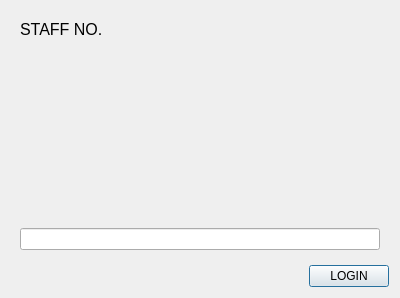
<?xml version="1.0" encoding="UTF-8"?>
<ui version="4.0">
 <class>Dialog</class>
 <widget class="QDialog" name="Dialog">
  <property name="geometry">
   <rect>
    <x>0</x>
    <y>0</y>
    <width>400</width>
    <height>298</height>
   </rect>
  </property>
  <property name="windowTitle">
   <string>Dialog</string>
  </property>
  <layout class="QVBoxLayout" name="verticalLayout">
   <item>
    <widget class="QWidget" name="widget" native="true">
     <layout class="QFormLayout" name="formLayout">
      <item row="0" column="0">
       <widget class="QLabel" name="label">
        <property name="font">
         <font>
          <pointsize>12</pointsize>
         </font>
        </property>
        <property name="text">
         <string>STAFF NO.</string>
        </property>
       </widget>
      </item>
      <item row="2" column="0" colspan="2">
       <widget class="QLineEdit" name="lineEdit"/>
      </item>
      <item row="1" column="0">
       <spacer name="verticalSpacer">
        <property name="orientation">
         <enum>Qt::Vertical</enum>
        </property>
        <property name="sizeHint" stdset="0">
         <size>
          <width>20</width>
          <height>40</height>
         </size>
        </property>
       </spacer>
      </item>
     </layout>
    </widget>
   </item>
   <item alignment="Qt::AlignRight">
    <widget class="QPushButton" name="pushButton">
     <property name="text">
      <string>LOGIN</string>
     </property>
    </widget>
   </item>
  </layout>
 </widget>
 <resources/>
 <connections/>
</ui>
